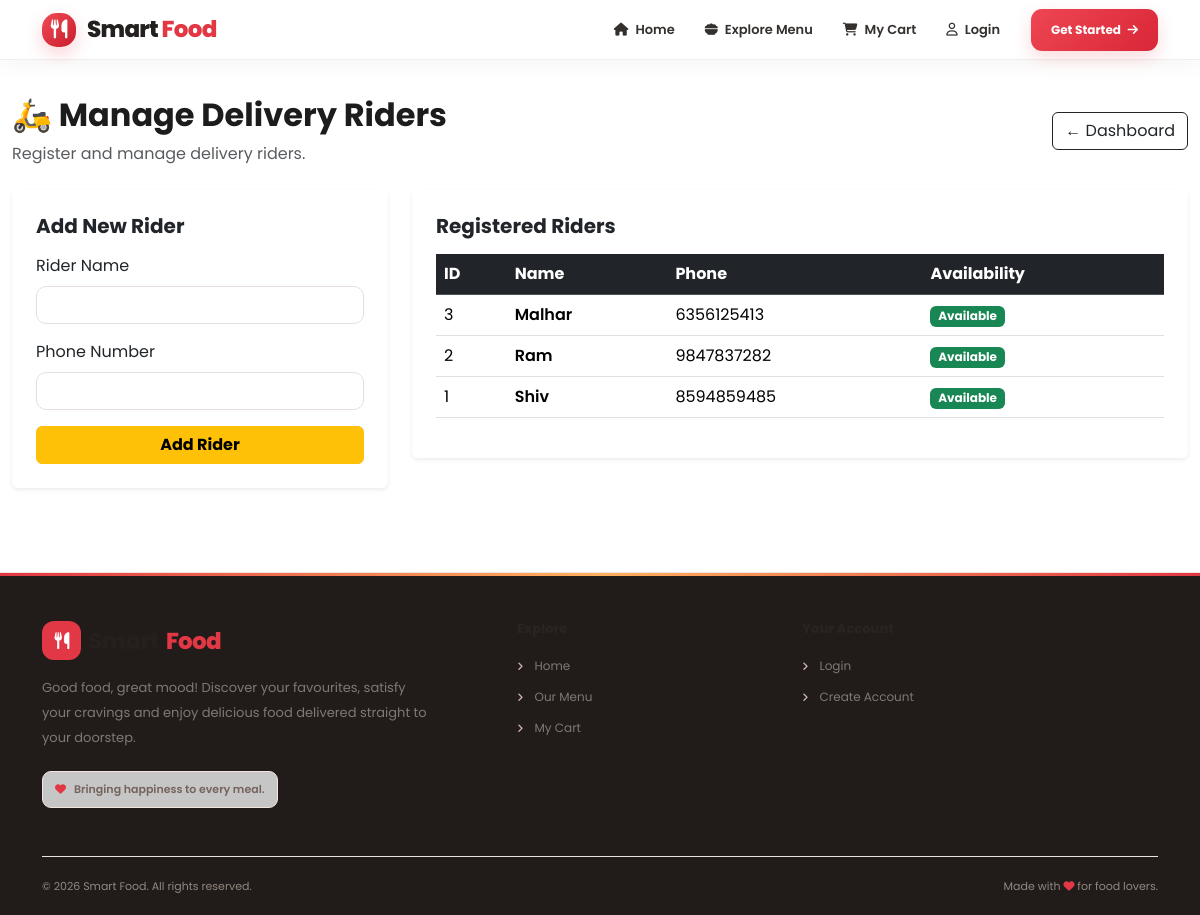
The app's page /admin/riders (signed in) with its own data.
### tables this page shows
CREATE TABLE riders (
                id INTEGER PRIMARY KEY AUTOINCREMENT,
                name TEXT NOT NULL,
                phone TEXT,
                available INTEGER DEFAULT 1
            );

### app.py (the view, shortened to what this page needs)
@app.route("/admin/riders", methods=["GET", "POST"])
@admin_required
def rider_management():
    conn = get_db_connection()
    try:
        riders = conn.execute("""
            SELECT *
            FROM riders
            ORDER BY id DESC
        """).fetchall()
        return render_template(
            "rider_dashboard.html",
            riders=riders
        )
    finally:
        conn.close()

### app.py (called while the page is built)
def admin_required(view):
    @wraps(view)
    def wrapped(*args, **kwargs):
        if "admin_id" not in session:
            flash("Please login as admin.", "warning")
            return redirect(url_for("admin_login"))
        return view(*args, **kwargs)
    return wrapped

### database.py (called while the page is built)
def get_db_connection():
    conn = sqlite3.connect(DATABASE)
    conn.row_factory = sqlite3.Row
    conn.execute("PRAGMA foreign_keys = ON")
    return conn

### templates/rider_dashboard.html (shortened to what this page needs)
{% extends "base.html" %}
{% block content %}
<div class="container-fluid py-4">
    {% if rider_view %}
    <div class="d-flex flex-wrap justify-content-between align-items-center mb-4">
        <div>
            <h2 class="fw-bold">🛵 Delivery Dashboard</h2>
            <p class="text-muted mb-0">View assigned orders and update delivery progress.</p>
        </div>
        <a href="{{ url_for('admin_dashboard') }}"
           class="btn btn-outline-dark">
            ← Admin Dashboard
        </a>
    </div>
    {% if orders %}
    <div class="row g-3">
        {% for order in orders %}
        <div class="col-12">
            <div class="card shadow-sm border-0">
                <div class="card-body p-4">
                    <div class="d-flex flex-wrap justify-content-between gap-2 mb-3">
                        <div>
                            <h5 class="fw-bold">Order #{{ order.id }}</h5>
                            <span class="text-muted small">{{ order.created_at }}</span>
                        </div>
                        <span class="badge text-bg-warning align-self-start">
                            {{ order.order_status }}
                        </span>
                    </div>
                    <div class="row g-3 mb-3">
                        <div class="col-md-4">
                            <strong>Customer</strong>
                            <p class="mb-1">{{ order.customer_name }}</p>
                            <p class="small text-muted mb-0">{{ order.customer_phone }}</p>
                        </div>
                        <div class="col-md-5">
                            <strong>Delivery Address</strong>
                            <p class="mb-0">{{ order.delivery_address }}</p>
                        </div>
                        <div class="col-md-3">
                            <strong>Order Amount</strong>
                            <h5 class="fw-bold mt-1">
                                ₹{{ "%.2f"|format(order.total_amount) }}
                            </h5>
                        </div>
                    </div>
                    <hr>
                    <form method="POST"
                          action="{{ url_for('update_order_status', order_id=order.id) }}"
                          class="row g-2 align-items-end">
                        <div class="col-md-8">
                            <label class="form-label fw-semibold">
                                Update Delivery Status
                            </label>
                            <select name="order_status" class="form-select" required>
                                {% for status in statuses %}
                                <option value="{{ status }}"
                                    {% if status == order.order_status %}selected{% endif %}>
                                    {{ status }}
                                </option>
                                {% endfor %}
                            </select>
                        </div>
                        <div class="col-md-4">
                            <button type="submit" class="btn btn-success w-100">
                                Update Status
                            </button>
                        </div>
                    </form>
                </div>
            </div>
        </div>
        {% endfor %}
    </div>
    {% else %}
    <div class="alert alert-info">
        No orders are currently assigned to riders.
    </div>
    {% endif %}
    {% else %}
    <div class="d-flex flex-wrap justify-content-between align-items-center mb-4">
        <div>
            <h2 class="fw-bold">🛵 Manage Delivery Riders</h2>
            <p class="text-muted mb-0">Register and manage delivery riders.</p>
        </div>
        <a href="{{ url_for('admin_dashboard') }}"
           class="btn btn-outline-dark">
            ← Dashboard
        </a>
    </div>
    <div class="row g-4">
        <div class="col-lg-4">
            <div class="card shadow-sm border-0">
                <div class="card-body p-4">
                    <h5 class="fw-bold mb-3">Add New Rider</h5>
                    <form method="POST" action="{{ url_for('rider_management') }}">
                        <div class="mb-3">
                            <label for="name" class="form-label">Rider Name</label>
                            <input type="text"
                                   id="name"
                                   name="name"
                                   class="form-control"
                                   maxlength="100"
                                   required>
                        </div>
                        <div class="mb-3">
                            <label for="phone" class="form-label">Phone Number</label>
                            <input type="tel"
                                   id="phone"
                                   name="phone"
                                   class="form-control"
                                   maxlength="20"
                                   required>
                        </div>
                        <button type="submit" class="btn btn-warning fw-bold w-100">
                            Add Rider
                        </button>
                    </form>
                </div>
            </div>
        </div>
        <div class="col-lg-8">
            <div class="card shadow-sm border-0">
                <div class="card-body p-4">
                    <h5 class="fw-bold mb-3">Registered Riders</h5>
                    {% if riders %}
                    <div class="table-responsive">
                        <table class="table table-hover align-middle">
                            <thead class="table-dark">
                                <tr>
                                    <th>ID</th>
                                    <th>Name</th>
                                    <th>Phone</th>
                                    <th>Availability</th>
                                </tr>
                            </thead>
                            <tbody>
                                {% for rider in riders %}
                                <tr>
                                    <td>{{ rider.id }}</td>
                                    <td class="fw-semibold">{{ rider.name }}</td>
                                    <td>{{ rider.phone or '—' }}</td>
                                    <td>
                                        {% if rider.available %}
                                        <span class="badge text-bg-success">Available</span>
                                        {% else %}
                                        <span class="badge text-bg-secondary">Unavailable</span>
                                        {% endif %}
                                    </td>
                                </tr>
                                {% endfor %}
                            </tbody>
                        </table>
                    </div>
                    {% else %}
                    <p class="text-muted mb-0">No riders registered yet.</p>
                    {% endif %}
                </div>
            </div>
        </div>
    </div>
    {% endif %}
</div>
{% endblock %}

### records on screen
riders: id "3", name "Malhar", phone "6356125413", available "Available"
riders: id "2", name "Ram", phone "9847837282", available "Available"
riders: id "1", name "Shiv", phone "8594859485", available "Available"
